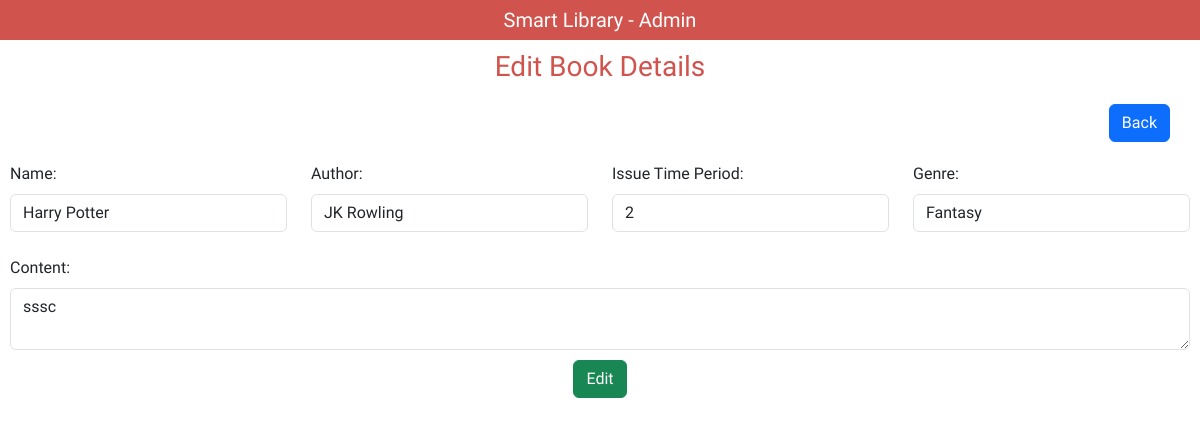
Page /edit-book/2 (signed in) on the earlier database version.
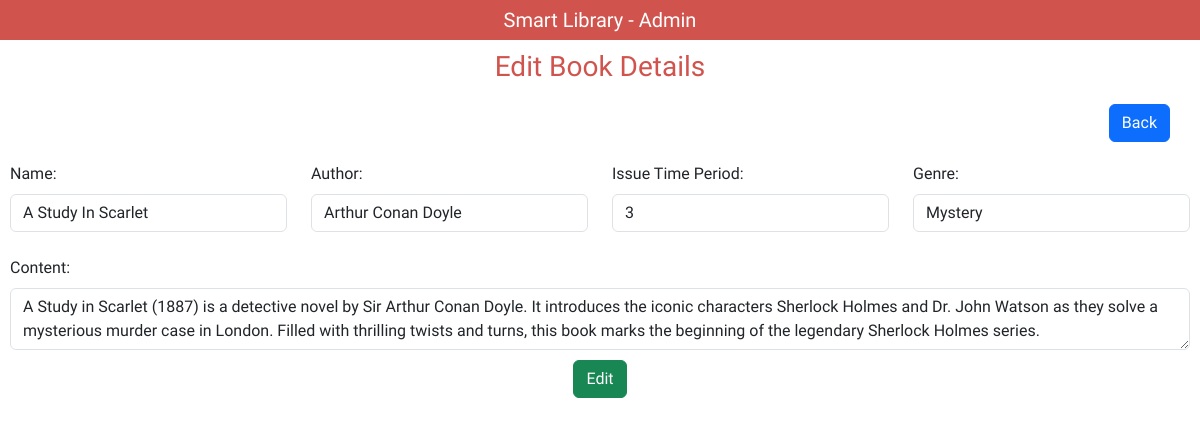
Same page on the later database version.
### application/models.py (models this page shows)
class Books(db.Model):
    book_id = db.Column(db.Integer(), primary_key=True)
    name = db.Column(db.String(), nullable=False, unique=True)
    author = db.Column(db.String(), nullable=False)
    issue_time = db.Column(db.Integer(), nullable=False)
    genre = db.Column(db.String())
    pdf = db.Column(db.String())
    image = db.Column(db.String())
    content = db.Column(db.String())
    section_id = db.Column(db.Integer(), ForeignKey('section.section_id'))
    status = db.Column(db.Integer(), nullable=False, default=1)
    section = relationship("Section", backref="books")

### application/controllers.py (the view, shortened to what this page needs)
@app.route("/edit-book/<int:book_id>", methods=["GET", "POST"])
def Edit_Book(book_id):
    if session.get("name") != "Admin":
        return redirect("/logout")
    book = Books.query.filter_by(book_id=book_id).first()
    if request.method == "GET":
        sections = Section.query.all()
        return render_template("/admin/edit_book.html", book=book, sections=sections)
    else:
        return "INCORRECT REQUEST!"

### templates/admin/edit_book.html (shortened to what this page needs)
<!DOCTYPE html>
<html lang="en">
<head>
    {% include "includes.html" %}
</head>
<body>
    <div class="main-nav">
        Smart Library - Admin
    </div>
    <div class="heading">
        <h3>Edit Book Details</h3>
    </div>
    <div class="add">
        <a href="/book-management"><button class="btn btn-primary">Back</button></a>
    </div>
    <form action="/edit-book/{{book.book_id}}" method="post" enctype="multipart/form-data" class="form">
        <div class="row">
            <div class="col">
                <label for="b_name" class="form-label">Name:</label>
                <input type="text" name="b_name" id="" value="{{book.name}}" class="form-control">
            </div>
            <div class="col">
                <label for="author" class="form-label">Author:</label>
                <input type="text" name="author" id="" value="{{book.author}}" class="form-control"><br>
            </div>
            <div class="col">
                <label for="issue_period" class="form-label">Issue Time Period:</label>
                <input type="number" name="issue_period" id="" value="{{book.issue_time}}" class="form-control"><br>
            </div>
            <div class="col">
                <label for="genre" class="form-label">Genre:</label>
                <input type="text" name="genre" id="" value="{{book.genre}}" class="form-control"><br>
            </div>
        </div>
        <div class="row">
            <div class="col">
                <label for="content" class="form-label">Content:</label>
                <textarea type="text" name="content" id="" class="form-control">{{book.content}}</textarea>
            </div>
        </div>
        <div class="submit-section">
            <button type="submit" class="btn btn-success">Edit</button>
        </div>
    </form>
</body>
</html>

Differences in the rows shown:
changed Books: b_name "Harry Potter" → "A Study In Scarlet"; author "JK Rowling" → "Arthur Conan Doyle"; issue_period "2" → "3"; genre "Fantasy" → "Mystery"; content "sssc" → "A Study in Scarlet (1887) is a detective novel by Sir Arthur Conan Doyle. It introduces the iconic characters Sherlock Holmes and Dr. John Watson as they solve a mysterious murder case in London. Filled with thrilling twists and turns, this book marks the beginning of the legendary Sherlock Holmes series."
